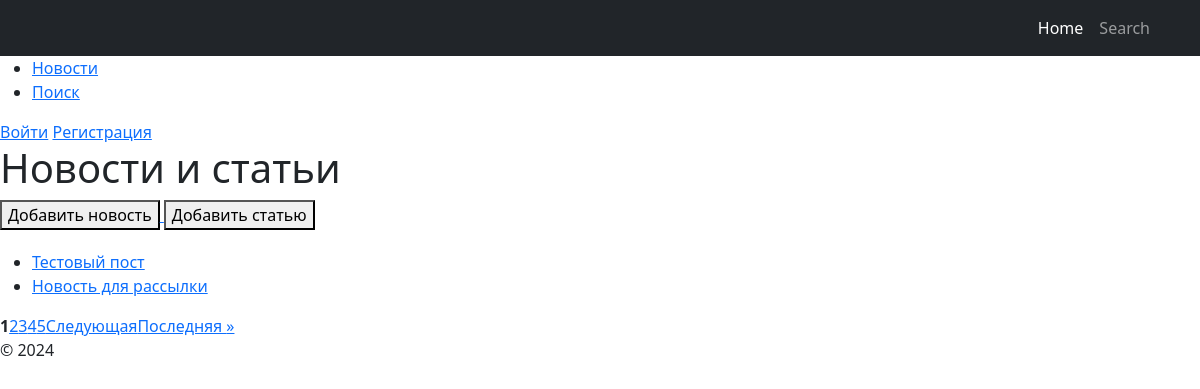
The app's page /, older data.
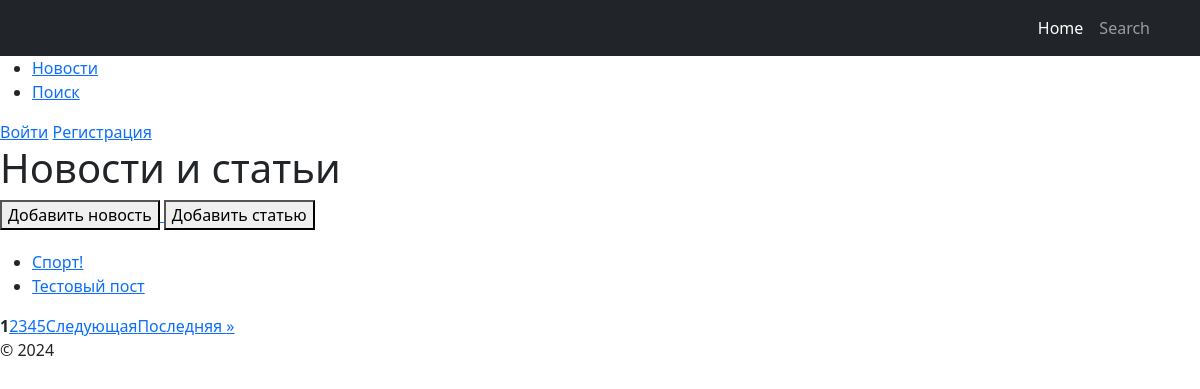
The same page, newer data.
### news/models.py (models this page shows, shortened)
class Post(models.Model):
    ARTICLE = 'AR'
    NEWS = 'NW'
    POST_TYPE_CHOICES = [
        (ARTICLE, 'Article'),
        (NEWS, 'News'),
    ]
    author = models.ForeignKey(Author, on_delete=models.CASCADE)
    post_type = models.CharField(max_length=2, choices=POST_TYPE_CHOICES, default=ARTICLE)
    date_created = models.DateTimeField(auto_now_add=True)
    categories = models.ManyToManyField(Category, through='PostCategory')
    title = models.CharField(max_length=255)
    text = models.TextField()
    rating = models.IntegerField(default=0)

### news/views.py (the view)
# urls.py: path('', cache_page(60*10)(views.PostListView.as_view()), name='post_list'),
class PostListView(ListView):
    model = Post
    ordering = '-date_created'
    template_name = 'post_list.html'
    context_object_name = 'posts'
    paginate_by = 2
    def get_queryset(self):
        return Post.objects.all().order_by(self.ordering)
    def get_context_data(self, **kwargs):
        context = super().get_context_data(**kwargs)
        context['is_author'] = self.request.user.groups.filter(name='authors').exists()
        return context

### news/context_processors.py (called while the page is built)
def is_author(request):
    if request.user.is_authenticated:
        return {'is_author': request.user.groups.filter(name='authors').exists()}
    return {'is_author': False}

### news/templatetags/censor.py (called while the page is built)
@register.filter(name='censor')
def censor(value):
    words = value.split()
    censored_text = []
    for word in words:
        clean_word = word.strip('.,!?')  # Убираем знаки препинания для проверки слова
        if clean_word.lower() in BAD_WORDS:
            censored_word = clean_word[0] + '*' * (len(clean_word) - 1)
            censored_text.append(word.replace(clean_word, censored_word))  # Восстанавливаем знаки препинания
        else:
            censored_text.append(word)
    return ' '.join(censored_text)

### templates/post_list.html (shortened to what this page needs)
{% extends "default.html" %}
{% load censor %}
{% load cache %}
{% load i18n %}
{% block content %}
  <h1>{% trans "Новости и статьи" %}</h1>
  <div style="margin-bottom: 20px;">
    {% cache 600 create_links %}
    <a href="{% url 'news_create' %}">
      <button type="button">{% trans "Добавить новость" %}</button>
    </a>
    <a href="{% url 'article_create' %}">
      <button type="button">{% trans "Добавить статью" %}</button>
    </a>
    {% endcache %}
  </div>
  {% if posts %}
    <ul>
      {% for post in posts %}
        <li>
          <a href="{% url 'post_detail' post.pk %}">{{ post.title|censor }}</a>
        </li>
      {% endfor %}
    </ul>
    <div class="pagination">
      {% cache 60 pagination page_obj %}
        {% for num in page_obj.paginator.page_range %}
          {% if page_obj.number|add:'-2' <= num <= page_obj.number|add:'2' %}
            {% if num == page_obj.number %}
              <strong>{{ num }}</strong>
            {% else %}
            <a href="?page={{ num }}">{{ num }}</a>
            {% endif %}
          {% endif %}
        {% endfor %}
        {% if page_obj.has_next %}
          <a href="?page={{ page_obj.next_page_number }}">{% trans "Следующая" %}</a>
          <a href="?page={{ page_obj.paginator.num_pages }}">{% trans "Последняя" %} &raquo;</a>
        {% endif %}
      {% endcache %}
    </div>
  {% else %}
    <p>{% trans "Нет постов." %}</p>
  {% endif %}
{% endblock %}

Row changes from the older to the newer data that the page shows:
no longer on this page (row unchanged): Post: title|censor "Новость для рассылки"
added Post: title|censor "Спорт!"
